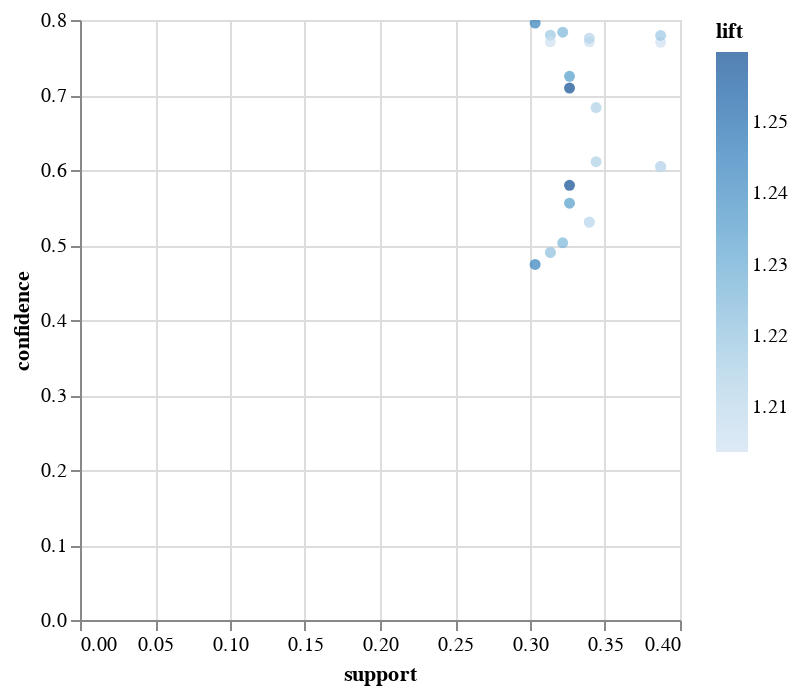

This figure's notebook cell:
### Code cell
# 基本となる散布図を作成
chart = alt.Chart(ar2).mark_circle().encode(
    x='support',
    y='confidence',
    color='lift',
    tooltip=['antecedents', 'consequents', 'support', 'confidence', 'lift']
).interactive()

# グラフを表示
chart.save('chart.svg')
chart

### Figure 1 — Vega-Lite specification as saved in the notebook (floating-point values rounded to 4 significant figures)
{"config": {"view": {"continuousWidth": 300, "continuousHeight": 300}}, "data": {"name": "data-0c9475c000a36f427a818633e4bc5b8f"}, "mark": {"type": "circle"}, "encoding": {"color": {"field": "lift", "type": "quantitative"}, "tooltip": [{"field": "antecedents", "type": "nominal"}, {"field": "consequents", "type": "nominal"}, {"field": "support", "type": "quantitative"}, {"field": "confidence", "type": "quantitative"}, {"field": "lift", "type": "quantitative"}], "x": {"field": "support", "type": "quantitative"}, "y": {"field": "confidence", "type": "quantitative"}}, "params": [{"name": "param_1", "select": {"type": "interval", "encodings": ["x", "y"]}, "bind": "scales"}], "$schema": "https://vega.github.io/schema/vega-lite/v5.20.1.json", "datasets": {"data-0c9475c000a36f427a818633e4bc5b8f": [{"antecedents": "fruit, bread and cake", "consequents": "vegetables", "antecedent support": 0.5025, "consequent support": 0.6399, "support": 0.3871, "confidence": 0.7703, "lift": 1.204, "representativity": 1.0, "leverage": 0.06552, "conviction": 1.568, "zhangs_metric": 0.3402, "jaccard": 0.5124, "certainty": 0.3621, "kulczynski": 0.6876}, {"antecedents": "bread and cake, vegetables", "consequents": "fruit", "antecedent support": 0.4967, "consequent support": 0.6402, "support": 0.3871, "confidence": 0.7794, "lift": 1.217, "representativity": 1.0, "leverage": 0.06914, "conviction": 1.631, "zhangs_metric": 0.3549, "jaccard": 0.5163, "certainty": 0.3869, "kulczynski": 0.692}, {"antecedents": "fruit", "consequents": "bread and cake, vegetables", "antecedent support": 0.6402, "consequent support": 0.4967, "support": 0.3871, "confidence": 0.6047, "lift": 1.217, "representativity": 1.0, "leverage": 0.06914, "conviction": 1.273, "zhangs_metric": 0.4964, "jaccard": 0.5163, "certainty": 0.2146, "kulczynski": 0.692}, {"antecedents": "vegetables", "consequents": "fruit, bread and cake", "antecedent support": 0.6399, "consequent support": 0.5025, "support": 0.3871, "confidence": 0.6049, "lift": 1.204, "representativity": 1.0, "leverage": 0.06552, "conviction": 1.259, "zhangs_metric": 0.4701, "jaccard": 0.5124, "certainty": 0.2058, "kulczynski": 0.6876}, {"antecedents": "milk-cream, fruit", "consequents": "vegetables", "antecedent support": 0.4405, "consequent support": 0.6399, "support": 0.3395, "confidence": 0.7709, "lift": 1.205, "representativity": 1.0, "leverage": 0.05766, "conviction": 1.571, "zhangs_metric": 0.3035, "jaccard": 0.4583, "certainty": 0.3636, "kulczynski": 0.6507}, {"antecedents": "milk-cream, vegetables", "consequents": "fruit", "antecedent support": 0.4376, "consequent support": 0.6402, "support": 0.3395, "confidence": 0.7758, "lift": 1.212, "representativity": 1.0, "leverage": 0.05937, "conviction": 1.605, "zhangs_metric": 0.3109, "jaccard": 0.4599, "certainty": 0.377, "kulczynski": 0.6531}, {"antecedents": "fruit", "consequents": "milk-cream, vegetables", "antecedent support": 0.6402, "consequent support": 0.4376, "support": 0.3395, "confidence": 0.5304, "lift": 1.212, "representativity": 1.0, "leverage": 0.05937, "conviction": 1.197, "zhangs_metric": 0.4859, "jaccard": 0.4599, "certainty": 0.1649, "kulczynski": 0.6531}, {"antecedents": "vegetables", "consequents": "milk-cream, fruit", "antecedent support": 0.6399, "consequent support": 0.4405, "support": 0.3395, "confidence": 0.5306, "lift": 1.205, "representativity": 1.0, "leverage": 0.05766, "conviction": 1.192, "zhangs_metric": 0.4717, "jaccard": 0.4583, "certainty": 0.161, "kulczynski": 0.6507}, {"antecedents": "fruit, baking needs", "consequents": "vegetables", "antecedent support": 0.4106, "consequent support": 0.6399, "support": 0.3218, "confidence": 0.7837, "lift": 1.225, "representativity": 1.0, "leverage": 0.05903, "conviction": 1.665, "zhangs_metric": 0.3112, "jaccard": 0.4416, "certainty": 0.3992, "kulczynski": 0.6433}, {"antecedents": "vegetables", "consequents": "fruit, baking needs", "antecedent support": 0.6399, "consequent support": 0.4106, "support": 0.3218, "confidence": 0.5029, "lift": 1.225, "representativity": 1.0, "leverage": 0.05903, "conviction": 1.186, "zhangs_metric": 0.5094, "jaccard": 0.4416, "certainty": 0.1565, "kulczynski": 0.6433}, {"antecedents": "frozen foods, fruit", "consequents": "vegetables", "antecedent support": 0.4022, "consequent support": 0.6399, "support": 0.3136, "confidence": 0.7797, "lift": 1.218, "representativity": 1.0, "leverage": 0.05621, "conviction": 1.634, "zhangs_metric": 0.2998, "jaccard": 0.4304, "certainty": 0.3881, "kulczynski": 0.6349}, {"antecedents": "frozen foods, vegetables", "consequents": "fruit", "antecedent support": 0.4067, "consequent support": 0.6402, "support": 0.3136, "confidence": 0.771, "lift": 1.204, "representativity": 1.0, "leverage": 0.05322, "conviction": 1.571, "zhangs_metric": 0.286, "jaccard": 0.4276, "certainty": 0.3636, "kulczynski": 0.6304}, {"antecedents": "fruit", "consequents": "frozen foods, vegetables", "antecedent support": 0.6402, "consequent support": 0.4067, "support": 0.3136, "confidence": 0.4899, "lift": 1.204, "representativity": 1.0, "leverage": 0.05322, "conviction": 1.163, "zhangs_metric": 0.4716, "jaccard": 0.4276, "certainty": 0.1401, "kulczynski": 0.6304}, {"antecedents": "vegetables", "consequents": "frozen foods, fruit", "antecedent support": 0.6399, "consequent support": 0.4022, "support": 0.3136, "confidence": 0.49, "lift": 1.218, "representativity": 1.0, "leverage": 0.05621, "conviction": 1.172, "zhangs_metric": 0.4978, "jaccard": 0.4304, "certainty": 0.1469, "kulczynski": 0.6349}, {"antecedents": "biscuits, bread and cake", "consequents": "frozen foods", "antecedent support": 0.4502, "consequent support": 0.5872, "support": 0.3263, "confidence": 0.7249, "lift": 1.235, "representativity": 1.0, "leverage": 0.062, "conviction": 1.501, "zhangs_metric": 0.3455, "jaccard": 0.459, "certainty": 0.3336, "kulczynski": 0.6403}, {"antecedents": "frozen foods, bread and cake", "consequents": "biscuits", "antecedent support": 0.4601, "consequent support": 0.563, "support": 0.3263, "confidence": 0.7093, "lift": 1.26, "representativity": 1.0, "leverage": 0.06729, "conviction": 1.503, "zhangs_metric": 0.382, "jaccard": 0.4684, "certainty": 0.3347, "kulczynski": 0.6445}, {"antecedents": "biscuits", "consequents": "frozen foods, bread and cake", "antecedent support": 0.563, "consequent support": 0.4601, "support": 0.3263, "confidence": 0.5797, "lift": 1.26, "representativity": 1.0, "leverage": 0.06729, "conviction": 1.284, "zhangs_metric": 0.4719, "jaccard": 0.4684, "certainty": 0.2214, "kulczynski": 0.6445}, {"antecedents": "frozen foods", "consequents": "biscuits, bread and cake", "antecedent support": 0.5872, "consequent support": 0.4502, "support": 0.3263, "confidence": 0.5558, "lift": 1.235, "representativity": 1.0, "leverage": 0.062, "conviction": 1.238, "zhangs_metric": 0.4602, "jaccard": 0.459, "certainty": 0.192, "kulczynski": 0.6403}, {"antecedents": "biscuits, vegetables", "consequents": "fruit", "antecedent support": 0.3812, "consequent support": 0.6402, "support": 0.3034, "confidence": 0.7959, "lift": 1.243, "representativity": 1.0, "leverage": 0.05938, "conviction": 1.763, "zhangs_metric": 0.3163, "jaccard": 0.4226, "certainty": 0.4329, "kulczynski": 0.635}, {"antecedents": "fruit", "consequents": "biscuits, vegetables", "antecedent support": 0.6402, "consequent support": 0.3812, "support": 0.3034, "confidence": 0.474, "lift": 1.243, "representativity": 1.0, "leverage": 0.05938, "conviction": 1.176, "zhangs_metric": 0.5439, "jaccard": 0.4226, "certainty": 0.1499, "kulczynski": 0.635}, {"antecedents": "biscuits", "consequents": "party snack foods", "antecedent support": 0.563, "consequent support": 0.5036, "support": 0.3441, "confidence": 0.6111, "lift": 1.214, "representativity": 1.0, "leverage": 0.06056, "conviction": 1.277, "zhangs_metric": 0.4028, "jaccard": 0.4762, "certainty": 0.2167, "kulczynski": 0.6472}, {"antecedents": "party snack foods", "consequents": "biscuits", "antecedent support": 0.5036, "consequent support": 0.563, "support": 0.3441, "confidence": 0.6833, "lift": 1.214, "representativity": 1.0, "leverage": 0.06056, "conviction": 1.38, "zhangs_metric": 0.3546, "jaccard": 0.4762, "certainty": 0.2752, "kulczynski": 0.6472}]}}
